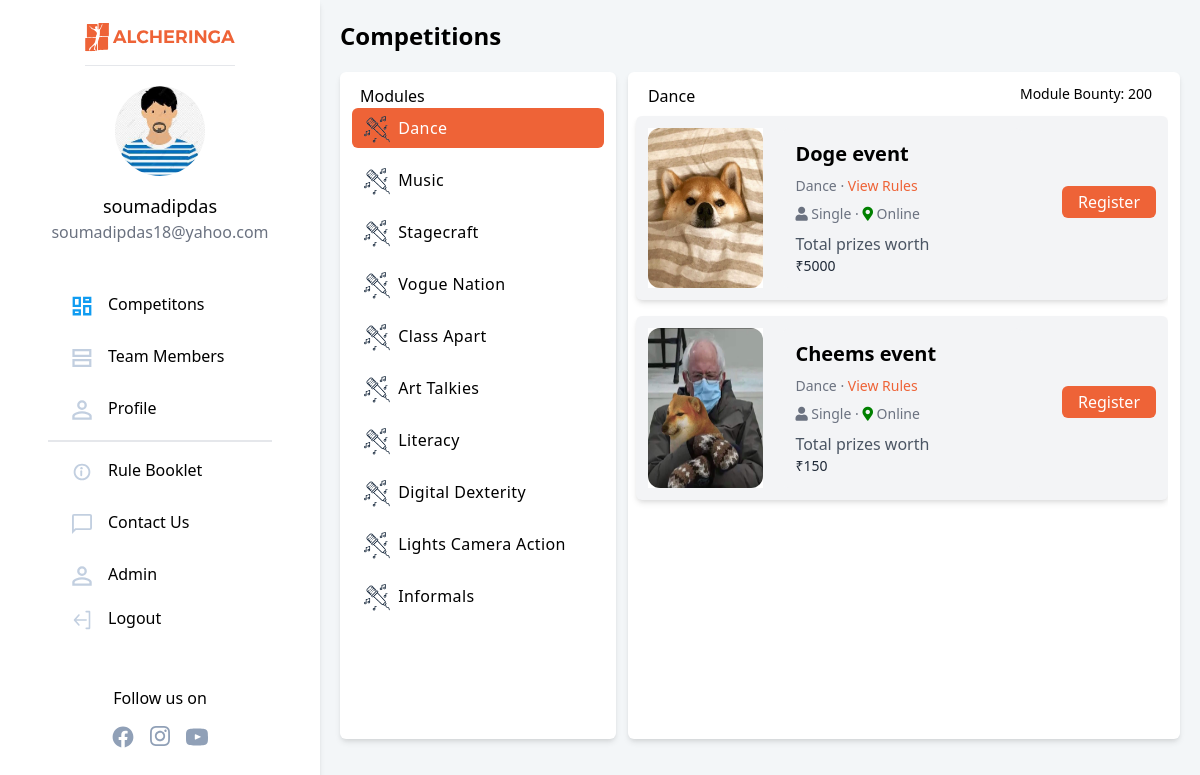
Page /competitions/ (signed in) on the committed database.
### authentication/models.py (models this page shows, shortened)
class NewUser(AbstractBaseUser, PermissionsMixin):
    alcherid = models.CharField(
        max_length=255, blank=True, unique=True)
    id = models.SlugField(primary_key=True, default=uuid.uuid4)
    img = models.ImageField(upload_to="image_uploads/userdp/",
                            default='user-default.png')
    email = models.EmailField(_('email address'), unique=True)
    username = models.CharField(max_length=150, unique=True)
    collegename = models.CharField(max_length=150, unique=False)
    city = models.CharField(max_length=150, unique=False)
    fullname = models.CharField(max_length=150, blank=True)
    phone = PhoneNumberField(unique=False, blank=True)
    alternate_phone = PhoneNumberField(unique=False, blank=True,null=True)
    interest = models.ManyToManyField(
        "competitions.Module", related_name="interest")
    team_members=models.IntegerField(default=0)
    no_of_events_registered=models.IntegerField(default=0)
    date_joined = models.DateTimeField(default=timezone.now)
    provider = models.CharField(max_length=200, unique=False, default="email")
    about = models.TextField(_('about'), max_length=500, blank=True)
    is_staff = models.BooleanField(default=False)
    is_active = models.BooleanField(default=True)
    objects = CustomAccountManager()
    USERNAME_FIELD = 'email'
    REQUIRED_FIELDS = ['username']

### competitions/models.py (models this page shows, shortened)
class Module(models.Model):
    id = models.SlugField(primary_key=True, default=uuid.uuid4)
    module = models.CharField(max_length=127)
    module_query_name_without_spaces_all_small = models.CharField(max_length=127)
    module_icon = models.ImageField(
        upload_to="image_uploads/moduleicons/", default='module_icon_default.png')
    def __str__(self):
          return str(self.module)

class Competition(models.Model):
  id = models.SlugField(primary_key=True, default=uuid.uuid4)
  module=models.ForeignKey(Module,related_name='modulename',on_delete=models.CASCADE)
  event_name = models.CharField(max_length = 255)
  event_desc = models.CharField(max_length = 255)
  event_rules=models.TextField()
  event_rules_pdf = models.FileField(upload_to="image_uploads/rulebooks/", validators=[validate_file_extension],  blank=True, null=True)
  min_members = models.IntegerField(default=1)
  max_members = models.IntegerField(default = 1)
  location = models.CharField(max_length = 63)
  prize_worth = models.IntegerField()
  image = models.ImageField(upload_to="image_uploads/event_pics/", default='event_default.png')

### competitions/views.py (the view)
# urls.py: path('', views.showallcompetitions, name='showallcompetitions'),
@login_required(login_url='login')
def showallcompetitions(request):
    modulequery = request.GET.get('module') or 'dance'
    module = Module.objects.get(
        module_query_name_without_spaces_all_small=modulequery)
    module_comp = Competition.objects.filter(module=module)
    modules = Module.objects.all()
    modulename = module.module_query_name_without_spaces_all_small
    return render(request, 'competitions/allcomp.html', {'allmod': modules, 'allcomp': module_comp, 'modulename': modulename})

### templates/competitions/allcomp.html (shortened to what this page needs)
{% extends '../basictailwind.html'%}
{% load static %}
{%block body%}
<div style="background-color: #F3F6F8;">
    </head>
    <body>
        <div class="md:flex md:flex-row sm:flex-col">
            {% include 'navbar.html' %}
            <span class="content bg-slate-100 h-screen">
                <span class="flex flex-row items-end h-10 mt-3 mb-3">
                    <span
                        class="competition-title font-poppins inline w-11/12 align-middle md:pl-5 font-bold text-2xl sm:justify-center sm:text-center">
                        <p class="text-center pl-5 md:text-left md:pl-0"> Competitions</p>
                    </span>
                </span>
                <div class="md:m-5 bg-inherit flex md:flex-row md:h-5/6 flex-col">
                    <div class="m-0 p-0 md:rounded-md bg-white md:w-1/3 h-full inline overflow-auto shadow-md">
                        <div>
                            <p class="pl-5 pt-3 font-medium hideitems">Modules</p>
                        </div>
                        <div class="flex flex-col flex-nowrap overflow-auto competitions-list mydropdown">
                            {% for module in allmod %}
                            <a href="?module={{module.module_query_name_without_spaces_all_small}}" class="hideitems moduleitems"
                                onclick="mobchange('{{module.module_query_name_without_spaces_all_small}}'); changecolor('{{module.module_query_name_without_spaces_all_small}}')">
                                <div class="h-10 bg-slate-100 m-3 mt-0 rounded-md flex align-middle"
                                    id="{{module.module_query_name_without_spaces_all_small}}">
                                    <img src="{{module.module_icon.url}}" alt="dance"
                                        class="h-4/6 ml-3 m-2">
                                    <span class="inline-block align-middle mt-2 tracking-wide">{{module.module}}</span>
                                </div>
                            </a>
                            {%endfor%}
                        </div>
                    </div>
                    <div class="m-0 pr-3 rounded-md bg-white md:w-2/3 h-full inline ml-3 sm:w-full shadow-md">
                        <div class="justify-between flex hideitems">
                            <p class="pl-5 pt-3 font-medium inline-block" id="mod">{{modulename}}</p>
                            <span class="pt-3 inline-block mr-4 text-sm">Module Bounty: 200</span>
                        </div>
                        <div class="competitions-list overflow-auto w-full">
                            {% for comp in allcomp %}
                            <div class="flex flex-col justify-center">
                                <div class="relative bg-gray-100 rounded-md shadow-md my-2 ml-2 flex flex-col md:flex-row md:space-x-5 space-y-3 md:space-y-0 p-3 max-w-xs md:max-w-3xl">
                                    <div class="w-full md:w-1/3 bg-white grid place-items-center">
                                        <img src="{{comp.image.url}}" class="rounded-xl w-full h-full" />
                                    </div>
                                    <div class="w-full md:w-2/3 bg-white flex flex-col space-y-2 p-3  bg-gray-100 rounded-md ">
                                        <h3 class="font-medium md:text-xl text-xl" style="font-weight: 700;">{{comp.event_name}}</h3>
                                        <p class="md:text-sm text-gray-500 text-base">{{comp.module}} &#xb7; <span style="color: #EE6337;text-decoration:none;"><a href="{% url 'viewrules' slug=comp.id %}" target="_blank"><span class="md:text-sm text-zinc-500 text-amber-600 font-medium">
                                                View Rules
                                            </span>
                                        </a></span></p>
                                        <p class="md:text-sm text-gray-500 text-base">
                                            {%if comp.min_members == 1 and comp.max_members == 1 %}
                                            <i class="fa fa-user" aria-hidden="true"></i> Single
                                            {%else%}
                                            <i class="fa fa-users" aria-hidden="true"></i> Group {{comp.min_members}}-{{comp.max_members}} members
                                            {%endif%}
                                                &#xb7;
                                            <i class="fas fa-map-marker-alt" aria-hidden="true" style="color:green;"></i><span style="text-gray-600"> {{comp.location}}</span>
                                        </p>
                                        <p class="text-sm text-gray-800">
                                            <span class="font-normal text-gray-600 text-base">Total prizes worth</span><br>
                                            <span class="font-medium">₹{{comp.prize_worth}}</span>
                                        </p>
                                    </div>
                                    <div class="sm:pb-3 inline-block flex">
                                        <a href="{% url 'registercomp' slug=comp.id %}" class="my-auto"><button
                                            class="orcolor text-white md:ml-5 pt-1 pb-1 pl-4 pr-4 rounded-md font-medium">Register</button></a>
                                    </div>
                                </div>
                            </div>
                            {% endfor%}
                        </div>
                    </div>
                </div>
            </span>
        </div>
    </body>
    </html>
    {% endblock %}

### templates/basictailwind.html (shortened to what this page needs)
<!DOCTYPE html>
<html>
<head>
    <link rel="stylesheet" href="https://use.fontawesome.com/releases/v5.7.2/css/all.css"
>
    <link href="https://unpkg.com/tailwindcss@^2/dist/tailwind.min.css" rel="stylesheet">
</head>
<body>
    {% block body %} {% endblock %}
</body>
</html>

### templates/navbar.html (shortened to what this page needs)
{%load static%}
  <nav class="w-80 hidden sm:block bg-white rounded shadow-md">
    <div class="w-80 h-screen flex flex-col justify-center bg-white border-gray-400 px-12 fixed float-left">
      <a href="/"><img src="{% static 'imgs/alcher_orange.svg'%}" class="mt-24 mx-auto pb-3 border-b" width="150px" height="40px" alt="logo" border="0" /></a>
      <div class="flex flex-col justify-center my-5">
        <img style="height : 90px; width : 90px; border-radius: 50%;" src="{{request.user.img.url}}" alt="profile pic" border="0"
                class="mx-auto rounded-full" />
        <div class="pt-4 font-medium text-lg text-center">{{request.user.username}}</div>
        <div class="text-gray-500 text-base font-normal text-center">{{request.user.email}}</div>
      </div>
      <div class="pt-2 mt-2 mb-28 flex flex-col justify-center">
        <a href="{%url 'showallcompetitions'%}"><div class="rounded-full flex flex-nowrap my-2 py-2 pl-6 w-60 hover:border-0 hover:bg-gray-100">
          <svg width="20" height="20" viewBox="0 0 24 24" fill="none" xmlns="http://www.w3.org/2000/svg">
            <path d="M9.35 11.85H2.15V2.15H9.35V11.85ZM9.35 21.85H2.15V17.15H9.35V21.85ZM21.85 21.85H14.65V12.15H21.85V21.85ZM14.65 6.85V2.15H21.85V6.85H14.65Z" stroke="#109CF1" stroke-width="2.8" />
          </svg>
          <p class="pl-4 -mt-1">Competitons</p>
        </div></a>
        <a href="{%url 'team'%}"><div class="rounded-full flex flex-nowrap my-2 py-2 w-60 pl-6 hover:border-0 hover:bg-gray-100">
          <svg width="20" height="20" viewBox="0 0 25 24" fill="none" xmlns="http://www.w3.org/2000/svg">
            <path d="M1.9 9.35V2.15H22.85V9.35H1.9ZM1.9 21.85V14.65H22.85V21.85H1.9Z" stroke="#C2CFE0" stroke-width="2.8" />
          </svg>
          <p class="pl-4 -mt-1">Team Members</p>
        </div></a>
        <a href='{%url 'profile'%}' >
        <div class="rounded-full flex flex-nowrap my-2 py-2 w-60 pl-6 hover:border-0 hover:bg-gray-100 mb-3">
          <p class="pl-4 -mt-1">Profile</p>
        </div>
        </a>
        <hr class="border bg-gray-200" />
        <a href="s"><div class="rounded-full flex flex-nowrap my-2 py-2 w-60 pl-6 hover:border-0 hover:bg-gray-100 mt-3">
          <p class="pl-4 -mt-1">Rule Booklet</p>
        </div></a>
        <a href="n"><div class="rounded-full flex flex-nowrap my-2 py-2 w-60 pl-6 hover:border-0 hover:bg-gray-100">
          <p class="pl-4 -mt-1">Contact Us</p>
        </div></a>
        {%if request.user.is_staff%}
        <a href="/admin"><div class="rounded-full flex flex-nowrap my-2 py-2 pl-6 w-60 hover:border-0 hover:bg-gray-100">
          <p class="pl-4 -mt-1">Admin</p>
        </div></a>
        {%endif%}
        <a href='{% url 'logout'%}'>
        <div class="rounded-full flex flex-nowrap py-2 pl-6 w-60 hover:border-0 hover:bg-gray-100">
          <p class="pl-4 -mt-1">Logout</p>
        </div>
        </a>
        <br>
        <br>
        <div>
            <div style="text-align:center">
                <p class="px-10">Follow us on</p>
                <div class=" flex justify-center space-x-4 m-4">
                  <a style="cursor:pointer;" href="https://www.facebook.com/alcheringaiitg" target="_blank">
                    </a>
                  <a style="cursor:pointer;" href="https://www.instagram.com/alcheringaiitg/" target="_blank">
                    </a>
                  <a style="cursor:pointer;" href="https://twitter.com/alcheringaiitg" target="_blank">
                    </a>
                </div>
            </div>
        </div>
      </div>
    </div>
  </nav>

### templates/competitions/allcomp.html (style rules this page uses)
.orcolor { background-color: #EE6337; }
.competitions-list { height: 90%; }
.content { width: 76.6%; }

### rows in the picture
NewUser: user.img (picture), user.username "soumadipdas", user.email "soumadipdas18@yahoo.com"
Module: module_icon (placeholder picture), module "Dance"
Module: module_icon (placeholder picture), module "Music"
Module: module_icon (placeholder picture), module "Stagecraft"
Module: module_icon (placeholder picture), module "Vogue Nation"
Module: module_icon (placeholder picture), module "Class Apart"
Module: module_icon (placeholder picture), module "Art Talkies"
Module: module_icon (placeholder picture), module "Literacy"
Module: module_icon (placeholder picture), module "Digital Dexterity"
Module: module_icon (placeholder picture), module "Lights Camera Action"
Module: module_icon (placeholder picture), module "Informals"
Competition: image (picture), event_name "Doge event", module "Dance", min_members 1 (drawn), location "Online", prize_worth "5000"
Competition: image (picture), event_name "Cheems event", module "Dance", min_members 1 (drawn), location "Online", prize_worth "150"
